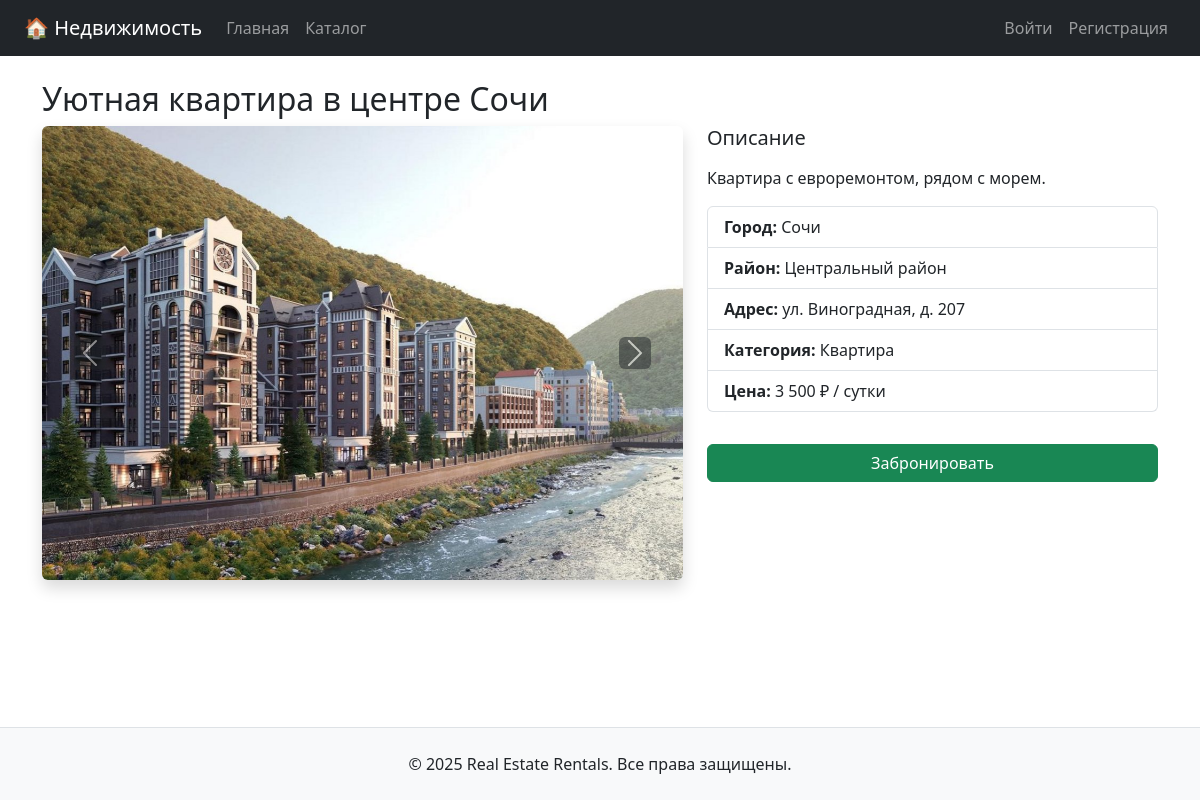
Page /property.php?id=1 on the committed database.
### tables this page shows
CREATE TABLE `properties` (
  `id` int(11) NOT NULL,
  `owner_id` int(11) NOT NULL,
  `category_id` int(11) NOT NULL,
  `location_id` int(11) NOT NULL,
  `title` varchar(255) NOT NULL,
  `description` text,
  `price_per_day` decimal(10,2) NOT NULL,
  `max_guests` int(11) DEFAULT '1',
  `available_from` date DEFAULT NULL,
  `available_to` date DEFAULT NULL,
  `created_at` datetime DEFAULT CURRENT_TIMESTAMP,
  `is_active` tinyint(1) DEFAULT '1'
);

CREATE TABLE `property_photos` (
  `id` int(11) NOT NULL,
  `property_id` int(11) NOT NULL,
  `photo_url` varchar(255) NOT NULL,
  `is_main` tinyint(1) DEFAULT '0'
);

CREATE TABLE `locations` (
  `id` int(11) NOT NULL,
  `city` varchar(100) NOT NULL,
  `district` varchar(100) DEFAULT NULL,
  `address` varchar(255) NOT NULL
);

CREATE TABLE `property_categories` (
  `id` int(11) NOT NULL,
  `name` varchar(50) NOT NULL
);

### property.php (the view, shortened to what this page needs)
<?php
require_once 'config.php';
require_once 'templates/header.php';
$id = $_GET['id'] ?? null;
$stmt = $pdo->prepare("
    SELECT p.*, l.city, l.district, l.address, c.name as category
    FROM properties p
    JOIN locations l ON p.location_id = l.id
    JOIN property_categories c ON p.category_id = c.id
    WHERE p.id = ?
");
$stmt->execute([$id]);
$property = $stmt->fetch();
$stmt = $pdo->prepare("SELECT photo_url FROM property_photos WHERE property_id = ?");
$stmt->execute([$id]);
$photos = $stmt->fetchAll();
?>
<h2><?= htmlspecialchars($property['title']) ?></h2>
<div class="row">
    <div class="col-md-7">
        <?php if ($photos): ?>
            <div id="photoCarousel" class="carousel slide mb-4" data-bs-ride="carousel">
                <div class="carousel-inner rounded shadow">
                    <?php foreach ($photos as $i => $photo): ?>
                        <div class="carousel-item <?= $i === 0 ? 'active' : '' ?>">
                            <img src="storage/<?= htmlspecialchars($photo['photo_url']) ?>" class="d-block w-100" style="max-height: 500px; object-fit: cover;" alt="Фото объекта">
                        </div>
                    <?php endforeach; ?>
                </div>
                <?php if (count($photos) > 1): ?>
                    <button class="carousel-control-prev" type="button" data-bs-target="#photoCarousel" data-bs-slide="prev">
                        <span class="carousel-control-prev-icon bg-dark rounded" aria-hidden="true"></span>
                    </button>
                    <button class="carousel-control-next" type="button" data-bs-target="#photoCarousel" data-bs-slide="next">
                        <span class="carousel-control-next-icon bg-dark rounded" aria-hidden="true"></span>
                    </button>
                <?php endif; ?>
            </div>
        <?php else: ?>
            <img src="https://via.placeholder.com/800x500?text=Нет+фото" class="img-fluid rounded mb-3" alt="Нет фото">
        <?php endif; ?>
    </div>
    <div class="col-md-5">
        <h5 class="mb-3">Описание</h5>
        <p><?= nl2br(htmlspecialchars($property['description'])) ?></p>
        <ul class="list-group mb-3">
            <li class="list-group-item"><strong>Город:</strong> <?= $property['city'] ?></li>
            <li class="list-group-item"><strong>Район:</strong> <?= $property['district'] ?></li>
            <li class="list-group-item"><strong>Адрес:</strong> <?= $property['address'] ?></li>
            <li class="list-group-item"><strong>Категория:</strong> <?= $property['category'] ?></li>
            <li class="list-group-item"><strong>Цена:</strong> <?= number_format($property['price_per_day'], 0, ',', ' ') ?> ₽ / сутки</li>
        </ul>
        <button class="btn btn-success w-100 mt-3" data-bs-toggle="modal" data-bs-target="#bookingModal">Забронировать</button>
    </div>
</div>
<?php require_once 'templates/footer.php'; ?>

### rows in the picture
properties: title "Уютная квартира в центре Сочи", description "Квартира с евроремонтом, рядом с морем.", location.city "Сочи", location.district "Центральный район", location.address "ул. Виноградная, д. 207", category.name "Квартира", price_per_day "3 500"
property_photos: photo_url (picture)
